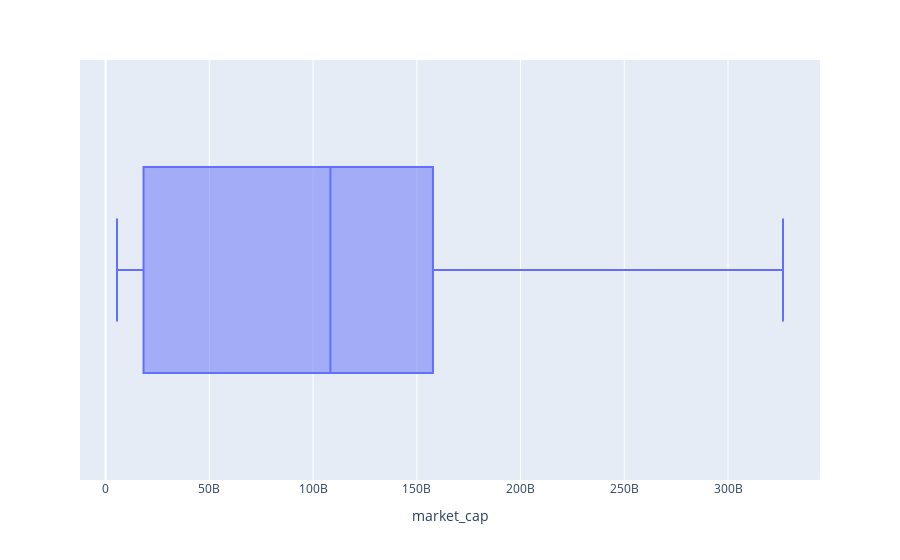

The code cell stored with this chart in its notebook:
### Code cell
px.box(data_frame=df, x='market_cap')

### Figure 1 — Plotly figure (JSON) as saved in the notebook; plotly's stock layout.template omitted (floating-point values rounded to 4 significant figures; data arrays with more than 128 entries replaced by an {"elided": "..."} marker saying what was removed)
{"data": [{"alignmentgroup": "True", "hovertemplate": "market_cap=%{x}<extra></extra>", "legendgroup": "", "marker": {"color": "#636efa"}, "name": "", "notched": false, "offsetgroup": "", "orientation": "h", "showlegend": false, "type": "box", "x": {"elided": "1746 int values"}, "x0": " ", "xaxis": "x", "y0": " ", "yaxis": "y"}], "layout": {"boxmode": "group", "legend": {"tracegroupgap": 0}, "margin": {"t": 60}, "xaxis": {"anchor": "y", "domain": [0, 1], "title": {"text": "market_cap"}}, "yaxis": {"anchor": "x", "domain": [0, 1]}}}
